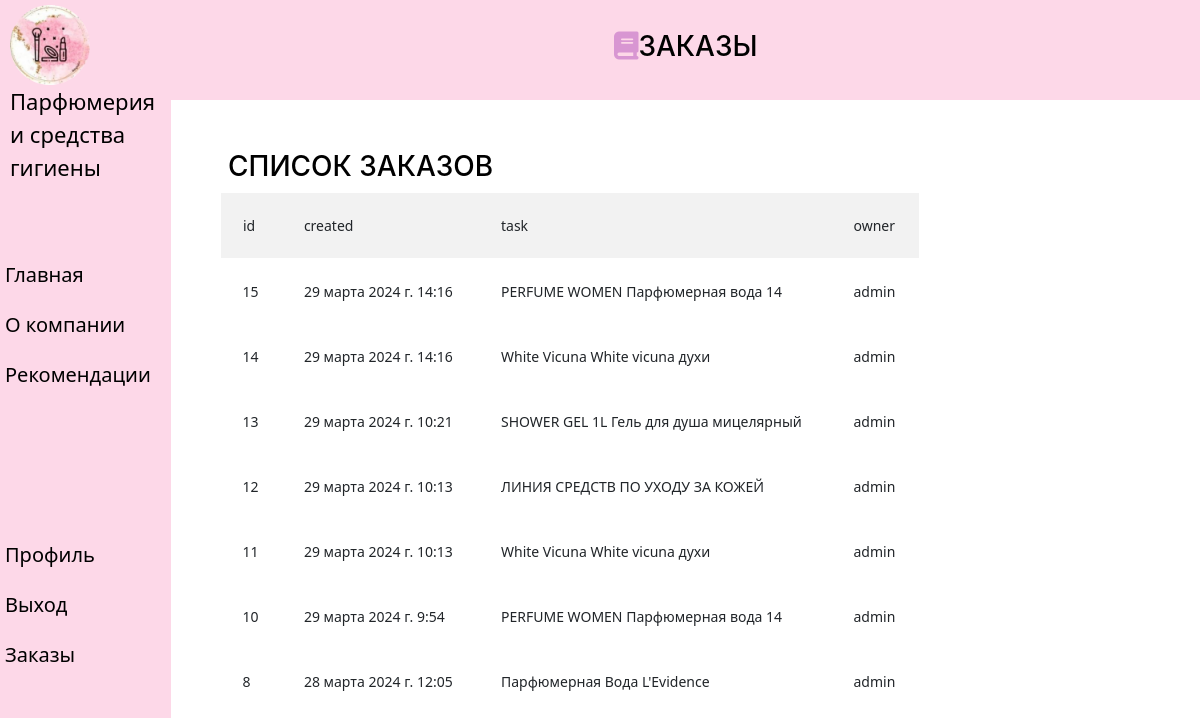
Page /orders/admin (signed in) on the committed database.
### project_prj/models.py (models this page shows, shortened)
class Orders(models.Model):
    created = models.DateTimeField(verbose_name='Дата', auto_now_add=True, blank=True)
    owner = models.ForeignKey('auth.User', verbose_name='Название', related_name='orders_user',
                              on_delete=models.CASCADE)
    task = models.ForeignKey('Task', verbose_name='Заказы', related_name='orders_task', on_delete=models.CASCADE)
    class Meta:
        ordering = ['created']
        verbose_name = 'Заказ'
        verbose_name_plural = 'Заказы'

class Task(models.Model):
    name = models.CharField('Название товара', max_length=100)
    place = models.CharField('Объём', max_length=100, )
    price = models.IntegerField('Цена')
    square = models.IntegerField('Количество')
    thumbnail = models.ImageField(
        verbose_name='Превью поста', blank=True,
        upload_to='images/thumbnails/%Y/%m/%d/',
        validators=[FileExtensionValidator(allowed_extensions=('png', 'jpg', 'webp', 'jpeg', 'gif'))]
    )
    def __str__(self):
        return self.name
    class Meta:
        verbose_name = 'Товар'
        verbose_name_plural = 'Товары'

### project_prj/views.py (the view)
# urls.py: path('orders/<str:username>', UserOrdersListView.as_view(), name='orders-list'),
class UserOrdersListView(ListView):
    model = Orders
    context_object_name = 'orders'
    extra_context = {'title': 'История записей'}
    def get_queryset(self):
        return Orders.objects.filter(owner=self.request.user).order_by('-created')

### project_prj/templates/project_prj/orders_list.html (shortened to what this page needs)
{% extends 'project_prj/base.html' %}
{% block content %}
    <header>
    <h3><i class="fa-solid fa-book" style="color: #d896d2;"></i>Заказы</h3>
    </header>
<div class="order-list-content">
    {% if orders %}
    <h3>Список заказов</h3>
    <table class="table-orders">
        <tr>
            <td>id</td>
            <td>created</td>
            <td>task</td>
            <td>owner</td>
        </tr>
        {% for elem in orders %}
        <tr>
            <td>{{ elem.id }}</td>
            <td>{{ elem.created }}</td>
            <td>{{ elem.task }}</td>
            <td>{{ elem.owner }}</td>
        </tr>
        {% endfor %}
    </table>
    {% else %}
    <p>Заказов нет</p>
    {% endif %}
</div>
{% endblock %}

### project_prj/static/project_prj/styles/style.css (style rules this page uses)
* { box-sizing: border-box; padding: 0; margin: 0; font-family: 'Segoe UI', Tahoma, Geneva, Verdana, sans-serif; }
body { display: flex; }
header { background: #fdd8e8; width: 100%; height: 100px; color: #000000; }
h3 { font-size: 12px; font-style: normal; font-weight: 700; text-align: center; }
header h3 { font-size: 28px; margin-top: 30px; }
h3 { color: #000; font-family: Inter; font-size: 24px; font-style: normal; font-weight: 400; line-height: normal; text-transform: uppercase; margin: 8px; }
.order-list-content { display: block; position: absolute; left: 160px; top: 120px; }
.order-list-content { display: block; position: absolute; font-size: 20px; left: 220px; top: 150px; }
table { position: absolute; width: 700px; }
table { border-collapse: collapse; }
table td { font-size: 14px; padding: 22px; }
table tr:nth-child(1) { background-color: #F2F2F2; border: 1px solid #ffffff; }

### rows in the picture
Orders: id "15", created "29 марта 2024 г. 14:16", task "PERFUME WOMEN Парфюмерная вода 14", owner "admin"
Orders: id "14", created "29 марта 2024 г. 14:16", task "White Vicuna White vicuna духи", owner "admin"
Orders: id "13", created "29 марта 2024 г. 10:21", task "SHOWER GEL 1L Гель для душа мицелярный", owner "admin"
Orders: id "12", created "29 марта 2024 г. 10:13", task "ЛИНИЯ СРЕДСТВ ПО УХОДУ ЗА КОЖЕЙ", owner "admin"
Orders: id "11", created "29 марта 2024 г. 10:13", task "White Vicuna White vicuna духи", owner "admin"
Orders: id "10", created "29 марта 2024 г. 9:54", task "PERFUME WOMEN Парфюмерная вода 14", owner "admin"
Orders: id "8", created "28 марта 2024 г. 12:05", task "Парфюмерная Вода L'Evidence", owner "admin"
